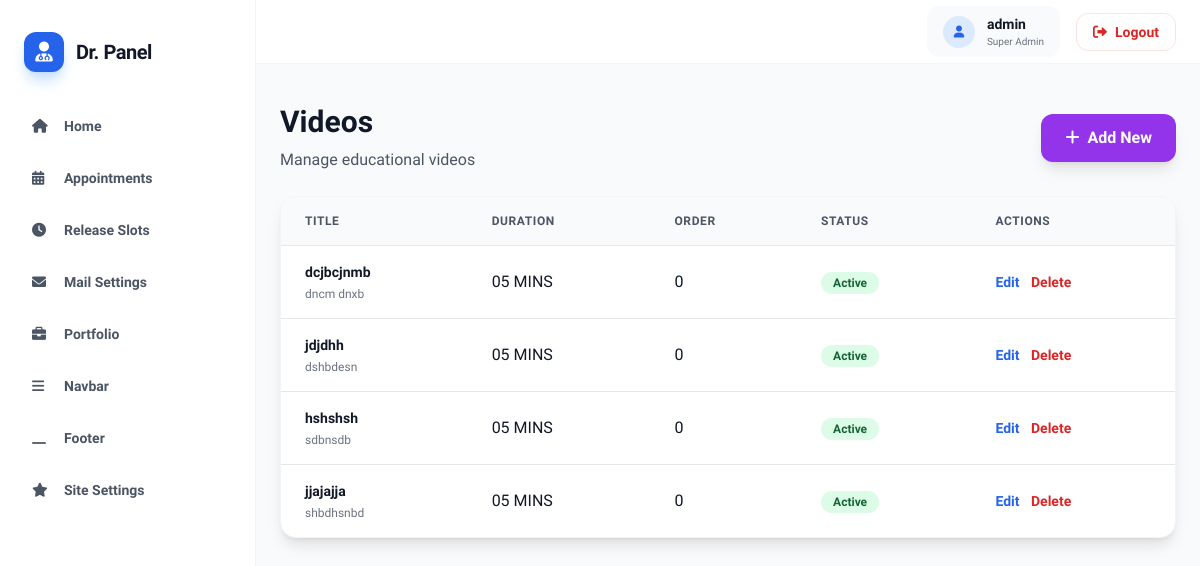
The app's page /portfolio/videos/ (signed in) with its own data.
### Portfolio/models.py (models this page shows, shortened)
class Video(models.Model):
    title = models.CharField(max_length=300)
    description = models.TextField()
    thumbnail = models.ImageField(upload_to='portfolio/videos/', blank=True, null=True, help_text="Upload thumbnail image")
    video_url = models.URLField(blank=True, null=True)
    duration = models.CharField(max_length=20, default="05 MINS")
    order = models.IntegerField(default=0, help_text="Display order")
    is_active = models.BooleanField(default=True)
    created_at = models.DateTimeField(auto_now_add=True)
    updated_at = models.DateTimeField(auto_now=True)
    class Meta:
        ordering = ['order', '-created_at']

### Portfolio/views.py (the view)
# urls.py: path('portfolio/videos/', views.admin_video_list, name='admin-video-list'),
@staff_member_required
def admin_video_list(request):
    videos = Video.objects.all().order_by('order', '-created_at')
    return render(request, 'portfolio/video_list.html', {'videos': videos})

### Portfolio/templates/portfolio/video_list.html
{% extends "base.html" %}
{% block content %}
<div class="space-y-6">
    <div class="flex items-center justify-between">
        <div>
            <h1 class="text-3xl font-bold text-gray-900 mb-2">Videos</h1>
            <p class="text-gray-600">Manage educational videos</p>
        </div>
        <a href="{% url 'admin-video-create' %}" class="bg-purple-600 hover:bg-purple-700 text-white px-6 py-3 rounded-xl font-semibold shadow-lg transition-colors">
            <i class="fas fa-plus mr-2"></i>Add New
        </a>
    </div>
    <div class="bg-white rounded-2xl shadow-lg border border-gray-100 overflow-hidden">
        <div class="overflow-x-auto">
            <table class="w-full">
                <thead class="bg-gray-50 border-b border-gray-200">
                    <tr>
                        <th class="px-6 py-4 text-left text-xs font-bold text-gray-600 uppercase tracking-wider">Title</th>
                        <th class="px-6 py-4 text-left text-xs font-bold text-gray-600 uppercase tracking-wider">Duration</th>
                        <th class="px-6 py-4 text-left text-xs font-bold text-gray-600 uppercase tracking-wider">Order</th>
                        <th class="px-6 py-4 text-left text-xs font-bold text-gray-600 uppercase tracking-wider">Status</th>
                        <th class="px-6 py-4 text-left text-xs font-bold text-gray-600 uppercase tracking-wider">Actions</th>
                    </tr>
                </thead>
                <tbody class="divide-y divide-gray-200">
                    {% for video in videos %}
                    <tr class="hover:bg-gray-50 transition-colors">
                        <td class="px-6 py-4">
                            <div class="text-sm font-semibold text-gray-900">{{ video.title }}</div>
                            <div class="text-xs text-gray-500 mt-1">{{ video.description|truncatewords:10 }}</div>
                        </td>
                        <td class="px-6 py-4 whitespace-nowrap">{{ video.duration }}</td>
                        <td class="px-6 py-4 whitespace-nowrap">{{ video.order }}</td>
                        <td class="px-6 py-4 whitespace-nowrap">
                            {% if video.is_active %}
                            <span class="px-3 py-1 rounded-full text-xs font-bold bg-green-100 text-green-800">Active</span>
                            {% else %}
                            <span class="px-3 py-1 rounded-full text-xs font-bold bg-gray-100 text-gray-800">Inactive</span>
                            {% endif %}
                        </td>
                        <td class="px-6 py-4 whitespace-nowrap text-sm font-medium space-x-2">
                            <a href="{% url 'admin-video-edit' video.pk %}" class="text-blue-600 hover:text-blue-800 font-semibold">Edit</a>
                            <a href="{% url 'admin-video-delete' video.pk %}" class="text-red-600 hover:text-red-800 font-semibold">Delete</a>
                        </td>
                    </tr>
                    {% empty %}
                    <tr><td colspan="5" class="px-6 py-8 text-center text-gray-500">No videos found. <a href="{% url 'admin-video-create' %}" class="text-purple-600 hover:underline">Create one?</a></td></tr>
                    {% endfor %}
                </tbody>
            </table>
        </div>
    </div>
</div>
{% endblock %}

### Appointment/templates/base.html (shortened to what this page needs)
<!DOCTYPE html>
<html lang="en">
<head>
    <script src="https://cdn.tailwindcss.com"></script>
    <link rel="stylesheet" href="https://cdnjs.cloudflare.com/ajax/libs/font-awesome/6.0.0/css/all.min.css">
    <link rel="stylesheet" href="https://cdn.jsdelivr.net/npm/flatpickr/dist/flatpickr.min.css">
</head>
<body class="text-gray-900 overflow-x-hidden">
    <aside class="fixed inset-y-0 left-0 bg-white border-r border-gray-100 w-64 hidden lg:flex flex-col z-20">
        <div class="px-6 py-8">
            <div class="flex items-center gap-3">
                <div
                    class="h-10 w-10 bg-blue-600 rounded-xl flex items-center justify-center text-white shadow-lg shadow-blue-200">
                    <i class="fas fa-user-md text-xl"></i>
                </div>
                <span class="text-xl font-bold tracking-tight text-gray-900">Dr. Panel</span>
            </div>
        </div>
        <nav class="flex-1 px-4 space-y-2 overflow-y-auto overflow-x-hidden">
            <a href="{% url 'admin-panel-index' %}"
                class="nav-link flex items-center gap-3 px-4 py-3 rounded-xl text-sm font-semibold transition-all hover:bg-gray-50 text-gray-600 {% if request.resolver_match.url_name == 'admin-panel-index' %}active{% endif %}">
                <i class="fas fa-home w-5"></i>
                <span>Home</span>
            </a>
            <a href="{% url 'admin-appointment-list' %}"
                class="nav-link flex items-center gap-3 px-4 py-3 rounded-xl text-sm font-semibold transition-all hover:bg-gray-50 text-gray-600 {% if request.resolver_match.url_name == 'admin-appointment-list' %}active{% endif %}">
                <i class="fas fa-calendar-alt w-5"></i>
                <span>Appointments</span>
            </a>
            <a href="{% url 'admin-release-slots' %}"
                class="nav-link flex items-center gap-3 px-4 py-3 rounded-xl text-sm font-semibold transition-all hover:bg-gray-50 text-gray-600 {% if request.resolver_match.url_name == 'admin-release-slots' %}active{% endif %}">
                <i class="fas fa-clock w-5"></i>
                <span>Release Slots</span>
            </a>
            <a href="{% url 'admin-mail-settings' %}"
                class="nav-link flex items-center gap-3 px-4 py-3 rounded-xl text-sm font-semibold transition-all hover:bg-gray-50 text-gray-600 {% if request.resolver_match.url_name == 'admin-mail-settings' %}active{% endif %}">
                <i class="fas fa-envelope w-5"></i>
                <span>Mail Settings</span>
            </a>
            <a href="{% url 'admin-portfolio-dashboard' %}"
                class="nav-link flex items-center gap-3 px-4 py-3 rounded-xl text-sm font-semibold transition-all hover:bg-gray-50 text-gray-600 ">
                <i class="fas fa-briefcase w-5"></i>
                <span>Portfolio</span>
            </a>
            <a href="{% url 'admin-navbar-edit' %}"
                class="nav-link flex items-center gap-3 px-4 py-3 rounded-xl text-sm font-semibold transition-all hover:bg-gray-50 text-gray-600 {% if request.resolver_match.url_name == 'admin-navbar-edit' %}active{% endif %}">
                <i class="fas fa-bars w-5"></i>
                <span>Navbar</span>
            </a>
            <a href="{% url 'admin-footer-edit' %}"
                class="nav-link flex items-center gap-3 px-4 py-3 rounded-xl text-sm font-semibold transition-all hover:bg-gray-50 text-gray-600 {% if request.resolver_match.url_name == 'admin-footer-edit' %}active{% endif %}">
                <i class="fas fa-window-minimize w-5"></i>
                <span>Footer</span>
            </a>
            <a href="{% url 'admin-site-settings-edit' %}"
                class="nav-link flex items-center gap-3 px-4 py-3 rounded-xl text-sm font-semibold transition-all hover:bg-gray-50 text-gray-600 {% if request.resolver_match.url_name == 'admin-site-settings-edit' %}active{% endif %}">
                <i class="fas fa-star w-5"></i>
                <span>Site Settings</span>
            </a>
        </nav>
    </aside>
    <header class="hidden lg:flex fixed top-0 right-0 left-64 h-16 bg-white border-b border-gray-100 z-30 justify-end items-center px-3 sm:px-4 md:px-6">
        <div class="flex items-center gap-2 sm:gap-3 md:gap-4">
            <div class="flex items-center gap-2 sm:gap-3 px-2 sm:px-3 md:px-4 py-1.5 sm:py-2 bg-gray-50 rounded-xl">
                <div class="h-7 w-7 sm:h-8 sm:w-8 rounded-full bg-blue-100 flex items-center justify-center text-blue-600 flex-shrink-0">
                    <i class="fas fa-user text-xs"></i>
                </div>
                <div class="overflow-hidden min-w-0 hidden sm:block">
                    <p class="text-xs sm:text-sm font-bold text-gray-900 truncate">{% if user.get_full_name %}{{ user.get_full_name }}{% else %}{{ user.get_username }}{% endif %}</p>
                    <p class="text-[10px] text-gray-500 truncate">{% if user.is_superuser %}Super Admin{% elif user.is_staff %}Admin Panel{% else %}System Access{% endif %}</p>
                </div>
            </div>
            <form method="post" action="{% url 'logout' %}" class="flex-shrink-0">
                <button type="submit" class="flex items-center justify-center gap-1.5 sm:gap-2 px-2.5 sm:px-3 md:px-4 py-1.5 sm:py-2 rounded-lg sm:rounded-xl text-xs sm:text-sm font-semibold transition-all hover:bg-red-50 active:bg-red-100 text-red-600 border border-red-100">
                    <i class="fas fa-sign-out-alt text-xs sm:text-sm"></i>
                    <span class="hidden md:inline">Logout</span>
                </button>
            </form>
        </div>
    </header>
    <main class="lg:ml-64 mt-10 min-h-screen transition-all duration-300 overflow-x-hidden">
        <div class="pt-16 lg:pt-16 pb-6 sm:pb-8 md:pb-12 px-3 sm:px-4 lg:px-6 xl:px-8 max-w-6xl mx-auto w-full overflow-x-hidden">
            {% block content %}{% endblock %}
        </div>
    </main>
</body>
</html>

### Appointment/templates/base.html (style rules this page uses)
body { font-family: 'Plus Jakarta Sans', sans-serif; background-color: #f8fafc; }

### records on screen
Video: title "dcjbcjnmb", description "dncm dnxb", duration "05 MINS", order "0", is_active "Active"
Video: title "jdjdhh", description "dshbdesn", duration "05 MINS", order "0", is_active "Active"
Video: title "hshshsh", description "sdbnsdb", duration "05 MINS", order "0", is_active "Active"
Video: title "jjajajja", description "shbdhsnbd", duration "05 MINS", order "0", is_active "Active"

### other values on screen
{{ user.get_username }} "admin"
